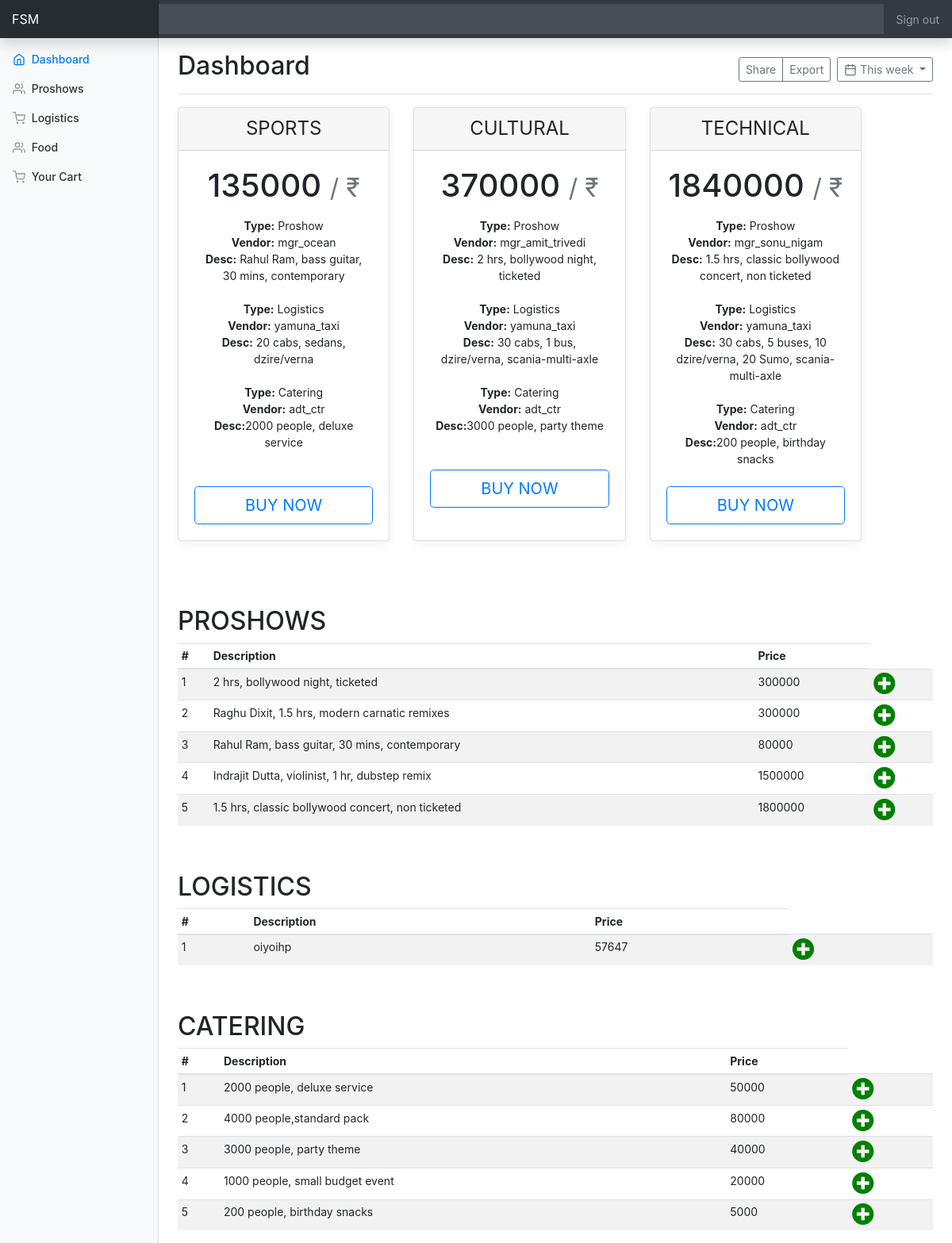
The page / (signed in) on the database its author committed.
### mainapp/models.py (models this page shows)
class Contract(models.Model):
    CONTRACT_TYPE_CHOICES = (
        ('proshow','proshow'),
        ('catering','catering'),
        ('logistics','logistics'),
    )
    vendor = models.ForeignKey(
        User,
        on_delete = models.CASCADE,
        limit_choices_to = Q(user_type = 2), # type 2 = vendor
        related_name = 'vendor',
        null = True,
    )
    organiser = models.ForeignKey(
        User,
        on_delete = models.CASCADE,
        limit_choices_to = Q(user_type = 1), # type 1 = organiser
        related_name = 'organiser',
        null = True,
    )
    description = models.CharField(max_length = 500)
    date_of_contract = models.DateField(null = True)
    price = models.IntegerField(null = True)
    contract_type = models.CharField(null = True, max_length = 20, choices = CONTRACT_TYPE_CHOICES)

### mainapp/views.py (the view, shortened to what this page needs)
# urls.py: path('', views.dashboard, name = 'dashboard'),
@login_required(login_url='/login')
def dashboard(request):
    user = User.objects.get(id=request.session['_auth_user_id'])
    if user.user_type == 1:     # organiser type
        ps_user = User.objects.get(username = 'pseudo')
        available_contracts = Contract.objects.filter(organiser = ps_user)
        current_contracts = Contract.objects.filter(organiser = user)
        proshow_contracts = available_contracts.filter(contract_type = 'proshow')
        catering_contracts = available_contracts.filter(contract_type = 'catering')
        logistics_contracts = available_contracts.filter(contract_type = 'logistics')
        cart_total = 0
        for contr in current_contracts:
            cart_total += contr.price
        context = {
            'current_contracts': current_contracts,
            'proshow_contracts': proshow_contracts,
            'catering_contracts': catering_contracts,
            'logistics_contracts': logistics_contracts,
            'cart_total': cart_total,
        }
        return render(request, 'organiser_dashboard.html', context)

### mainapp/templates/organiser_dashboard.html (shortened to what this page needs)
{% extends "base.html" %}
{% block body %}
  <div class="d-flex justify-content-between flex-wrap flex-md-nowrap align-items-center pt-3 pb-2 mb-3 border-bottom">
      <h1 class="h2">Dashboard</h1>
      <div class="btn-toolbar mb-2 mb-md-0">
        <div class="btn-group mr-2">
          <button class="btn btn-sm btn-outline-secondary">Share</button>
          <button class="btn btn-sm btn-outline-secondary">Export</button>
        </div>
        <button class="btn btn-sm btn-outline-secondary dropdown-toggle">
          <span data-feather="calendar"></span>
          This week
        </button>
      </div>
    </div>
    <div class="row">
        <div class="card-deck mb-3 text-center col-sm-4">
          <div class="card mb-4 box-shadow">
            <div class="card-header">
              <h4 class="my-0 font-weight-normal">SPORTS</h4>
            </div>
            <div class="card-body">
              <h1 class="card-title pricing-card-title">135000 <small class="text-muted">/ ₹</small></h1>
              <ul class="list-unstyled mt-3 mb-4">
                <li><strong>Type:</strong> Proshow</li>
                <li><strong>Vendor:</strong> mgr_ocean</li>
                <li><strong>Desc:</strong> Rahul Ram, bass guitar, </li>
                <li>30 mins, contemporary</li>
                <br>
                <li><strong>Type:</strong> Logistics</li>
                <li><strong>Vendor:</strong> yamuna_taxi</li>
                <li><strong>Desc:</strong> 20 cabs, sedans, dzire/verna </li>
                <br>
                <li><strong>Type:</strong> Catering</li>
                <li><strong>Vendor:</strong> adt_ctr</li>
                <li><strong>Desc:</strong>2000 people, deluxe service</li>
                <br>
              </ul>
              <a href="{% url 'mainapp:add package 1' %}"><button type="button" class="btn btn-lg btn-block btn-outline-primary">BUY NOW</button></a>
            </div>
          </div>
        </div>
        <div class="card-deck mb-3 text-center col-sm-4">
          <div class="card mb-4 box-shadow">
            <div class="card-header">
              <h4 class="my-0 font-weight-normal">CULTURAL</h4>
            </div>
            <div class="card-body">
              <h1 class="card-title pricing-card-title">370000 <small class="text-muted">/ ₹</small></h1>
              <ul class="list-unstyled mt-3 mb-4">
                <li><strong>Type:</strong> Proshow</li>
                <li><strong>Vendor:</strong> mgr_amit_trivedi</li>
                <li><strong>Desc:</strong> 2 hrs, bollywood night, ticketed </li>
                <br>
                <li><strong>Type:</strong> Logistics</li>
                <li><strong>Vendor:</strong> yamuna_taxi</li>
                <li><strong>Desc:</strong> 30 cabs, 1 bus, dzire/verna, scania-multi-axle </li>
                <br>
                <li><strong>Type:</strong> Catering</li>
                <li><strong>Vendor:</strong> adt_ctr</li>
                <li><strong>Desc:</strong>3000 people, party theme</li>
                <br>
              </ul>
             <a href="{% url 'mainapp:add package 1' %}"> <button type="button" class="btn btn-lg btn-block btn-outline-primary">BUY NOW</button></a>
            </div>
          </div>
        </div>
        <div class="card-deck mb-3 text-center col-sm-4">
          <div class="card mb-4 box-shadow">
            <div class="card-header">
              <h4 class="my-0 font-weight-normal">TECHNICAL</h4>
            </div>
            <div class="card-body">
              <h1 class="card-title pricing-card-title">1840000 <small class="text-muted">/ ₹</small></h1>
              <ul class="list-unstyled mt-3 mb-4">
                <li><strong>Type:</strong> Proshow</li>
                <li><strong>Vendor:</strong> mgr_sonu_nigam</li>
                <li><strong>Desc:</strong> 1.5 hrs, classic bollywood concert, non ticketed </li>
                <br>
                <li><strong>Type:</strong> Logistics</li>
                <li><strong>Vendor:</strong> yamuna_taxi</li>
                <li><strong>Desc:</strong> 30 cabs, 5 buses, 10 dzire/verna, 20 Sumo, scania-multi-axle </li>
                <br>
                <li><strong>Type:</strong> Catering</li>
                <li><strong>Vendor:</strong> adt_ctr</li>
                <li><strong>Desc:</strong>200 people, birthday snacks</li>
              </ul>
              <a href="{% url 'mainapp:add package 1' %}"><button type="button" class="btn btn-lg btn-block btn-outline-primary">BUY NOW</button></a>
            </div>
          </div>
        </div>
      </div>
      <br>
      <br>
      <div id="proshows" class="row">
        <div class="col-md-10">
          <h2>PROSHOWS</h2>
        </div>
      </div>
      <div class="table-responsive">
        <table class="table table-striped table-sm">
          <thead>
          <tr>
            <th>#</th>
            <th>Description</th>
            <th>Price</th>
          </tr>
          </thead>
          <tbody>
          {% for act in proshow_contracts %}
          <tr>
            <td>{{forloop.counter}}</td>
            <td>{{act.description}}</td>
            <td>{{act.price}}</td>
            <td><a href="{% url 'mainapp:add_contract_to_cart' act.id %}"><i class="fas fa-plus-circle fa-2x" style="color:green"></i></a></td>
          </tr>
          {% endfor %}
          </tbody>
        </table>
      </div>
      <br>
      <br>
      <div id="logistics" class="row">
        <div class="col-md-10">
          <h2>LOGISTICS</h2>
        </div>
      </div>
      <div class="table-responsive">
        <table class="table table-striped table-sm">
          <thead>
          <tr>
            <th>#</th>
            <th>Description</th>
            <th>Price</th>
          </tr>
          </thead>
          <tbody>
          {% for logi in logistics_contracts %}
          <tr>
            <td>{{forloop.counter}}</td>
            <td>{{logi.description}}</td>
            <td>{{logi.price}}</td>
           <td><a href="{% url 'mainapp:add_contract_to_cart' logi.id %}"><i class="fas fa-plus-circle fa-2x" style="color:green"></i></a></td>
          </tr>
          {% endfor %}
          </tbody>
        </table>
      </div>
      <br>
      <br>
      <div id="food" class="row">
        <div class="col-md-10">
          <h2>CATERING</h2>
        </div>
      </div>
      <div class="table-responsive">
        <table class="table table-striped table-sm">
          <thead>
          <tr>
            <th>#</th>
            <th>Description</th>
            <th>Price</th>
          </tr>
          </thead>
          <tbody>
          {% for cater in catering_contracts %}
          <tr>
            <td>{{forloop.counter}}</td>
            <td>{{cater.description}}</td>
            <td>{{cater.price}}</td>
            <td><a href="{% url 'mainapp:add_contract_to_cart' cater.id %}"><i class="fas fa-plus-circle fa-2x" style="color:green"></i></a></td>
          </tr>
          {% endfor %}
          </tbody>
        </table>
      </div>
{% endblock %}

### mainapp/templates/base.html (shortened to what this page needs)
<!doctype html>
<html lang="en">
  <head>
  	{% load static %}
    <link rel="stylesheet" href="https://stackpath.bootstrapcdn.com/bootstrap/4.1.0/css/bootstrap.min.css">
    <link rel="stylesheet" href="https://use.fontawesome.com/releases/v5.0.10/css/all.css">
   <link rel="stylesheet" type="text/css" href="{% static 'style.css' %}" />
  </head>
  <body>
    <nav class="navbar navbar-dark fixed-top bg-dark flex-md-nowrap p-0 shadow">
      <a class="navbar-brand col-sm-3 col-md-2 mr-0" href="{% url 'mainapp:dashboard' %}">FSM</a>
      <input class="form-control form-control-dark w-100" type="text" aria-label="Search">
      <ul class="navbar-nav px-3">
        <li class="nav-item text-nowrap">
          <a class="nav-link" href="{% url 'mainapp:logout' %}">Sign out</a>
        </li>
      </ul>
    </nav>
    <div class="container-fluid">
      <div class="row">
        <nav class="col-md-2 bg-light sidebar">
          <div class="sidebar-sticky">
            <ul class="nav flex-column">
              <li class="nav-item">
                <a class="nav-link active" href="{% url 'mainapp:dashboard' %}">
                  <span data-feather="home"></span>
                  Dashboard <span class="sr-only">(current)</span>
                </a>
              </li>
              <li class="nav-item">
                <a class="nav-link" href="{% url 'mainapp:dashboard' %}#proshows">
                  <span data-feather="users"></span>
                  Proshows
                </a>
              </li>
              <li class="nav-item">
                <a class="nav-link" href="{% url 'mainapp:dashboard' %}#logistics">
                  <span data-feather="shopping-cart"></span>
                  Logistics
                </a>
              </li>
              <li class="nav-item">
                <a class="nav-link" href="{% url 'mainapp:dashboard' %}#food">
                  <span data-feather="users"></span>
                  Food
                </a>
              </li>
              <li class="nav-item">
                <a class="nav-link" href="{% url 'mainapp:cart' %}">
                  <span data-feather="shopping-cart"></span>
                  Your Cart
                </a>
              </li>
            </ul>
          </div>
        </nav>
        <main role="main" class="col-md-10 ml-sm-auto px-4">
       		{% block body %}
			{% endblock %}
        </main>
      </div>
    </div>
  </body>
  </body>
</html>

### mainapp/static/style.css (style rules this page uses)
body { font-size: .875rem; }
.feather { width: 16px; height: 16px; vertical-align: text-bottom; }
.sidebar { position: fixed; top: 0; bottom: 0; left: 0; z-index: 100; padding: 48px 0 0; box-shadow: inset -1px 0 0 rgba(0, 0, 0, .1); }
.sidebar-sticky { position: relative; top: 0; height: calc(100vh - 48px); padding-top: .5rem; overflow-x: hidden; overflow-y: auto; }
.sidebar .nav-link { font-weight: 500; color: #333; }
.sidebar .nav-link .feather { margin-right: 4px; color: #999; }
.sidebar .nav-link.active { color: #007bff; }
.sidebar .nav-link:hover .feather, .sidebar .nav-link.active .feather { color: inherit; }
[role="main"] { padding-top: 48px; }
.navbar-brand { padding-top: .75rem; padding-bottom: .75rem; font-size: 1rem; background-color: rgba(0, 0, 0, .25); box-shadow: inset -1px 0 0 rgba(0, 0, 0, .25); }
.navbar .form-control { padding: .75rem 1rem; border-width: 0; border-radius: 0; }
.form-control-dark { color: #fff; background-color: rgba(255, 255, 255, .1); border-color: rgba(255, 255, 255, .1); }
.border-bottom { border-bottom: 1px solid #e5e5e5; }
.card-deck .card { min-width: 220px; }
.box-shadow { box-shadow: 0 .25rem .75rem rgba(0, 0, 0, .05); }

### rows shown on the page
Contract: description "2 hrs, bollywood night, ticketed", price "300000"
Contract: description "Raghu Dixit, 1.5 hrs, modern carnatic remixes", price "300000"
Contract: description "Rahul Ram, bass guitar, 30 mins, contemporary", price "80000"
Contract: description "Indrajit Dutta, violinist, 1 hr, dubstep remix", price "1500000"
Contract: description "1.5 hrs, classic bollywood concert, non ticketed", price "1800000"
Contract: description "oiyoihp", price "57647"
Contract: description "2000 people, deluxe service", price "50000"
Contract: description "4000 people,standard pack", price "80000"
Contract: description "3000 people, party theme", price "40000"
Contract: description "1000 people, small budget event", price "20000"
Contract: description "200 people, birthday snacks", price "5000"
